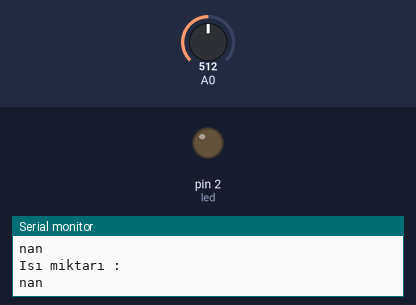
This sketch was run on a simulated Arduino Uno, built with avr-gcc and run on an emulated ATmega328P. On the bench: output pins drawn as LEDs (lit = HIGH), the last lines printed to the serial monitor. The test bench sets the inputs (shaded band); at power-on: A0 = 512.

Above: at 1.2 s.
1.3 s: A0 set to 110
2.8 s: A0 set to 96
At 3.2 s:
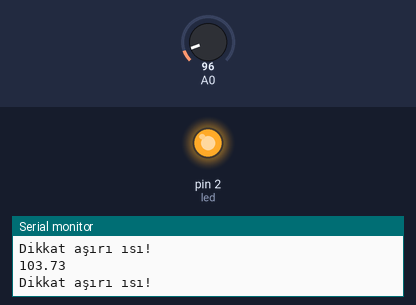
4.3 s: A0 set to 122
At 4.8 s:
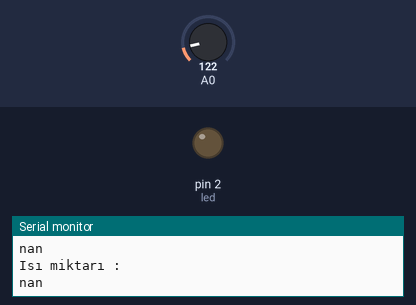
Timing chart, 0 to 7.3 s (numbered marks = the images above; inputs shaded):
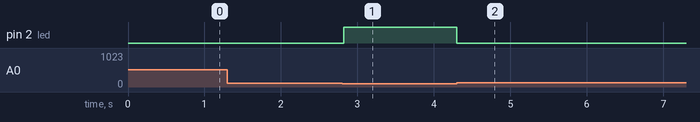

The sketch:

ntcilesicaklikolcme.ino
```cpp
#include <math.h>
#define led 2

void setup() {
  Serial.begin(9600);
  pinMode(led,OUTPUT);
}

double olcme(int analog)
{
     double degerim;
     degerim = log(((1024000 / analog) - 10000));
     degerim = 1 / (0.001129148 +(0.000234125 + (0.0000000076741 * degerim * degerim)) * degerim);
     degerim = degerim - 273.15;

     return degerim;
}

void loop() {

   int deger = analogRead(A0);
   double sicaklik = olcme(deger);


   if (sicaklik > 25)
   {
    Serial.println("Dikkat aşırı ısı!");
    Serial.println(sicaklik);
    digitalWrite(led,HIGH);
   }
   else
   {
    Serial.println("Isı miktarı :");
    Serial.println(sicaklik);
    digitalWrite(led,LOW);
   }
   delay(50);
}
```

Measured:
- the behaviour switches between 103 and 102 on A0 (found by bisection; images 0 and 1)
- after the input at 2.8 s, pin 2 (led): LOW → HIGH at once
- after the input at 4.3 s, pin 2 (led): HIGH → LOW at once
